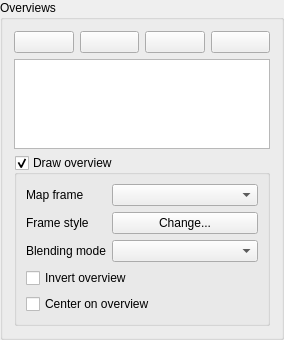
        <widget class="QgsCollapsibleGroupBoxBasic" name="mOverviewsGroupBox">
         <property name="focusPolicy">
          <enum>Qt::StrongFocus</enum>
         </property>
         <property name="title">
          <string>Overviews</string>
         </property>
         <property name="syncGroup" stdset="0">
          <string notr="true">composeritem</string>
         </property>
         <property name="collapsed" stdset="0">
          <bool>true</bool>
         </property>
         <layout class="QVBoxLayout" name="verticalLayout">
          <item>
           <layout class="QHBoxLayout" name="horizontalLayout_9">
            <item>
             <widget class="QPushButton" name="mAddOverviewPushButton">
              <property name="toolTip">
               <string>Add a new overview</string>
              </property>
              <property name="text">
               <string/>
              </property>
              <property name="icon">
               <iconset resource="../../images/images.qrc">
                <normaloff>:/images/themes/default/mActionSignPlus.png</normaloff>:/images/themes/default/mActionSignPlus.png</iconset>
              </property>
             </widget>
            </item>
            <item>
             <widget class="QPushButton" name="mRemoveOverviewPushButton">
              <property name="toolTip">
               <string>Remove selected overview</string>
              </property>
              <property name="text">
               <string/>
              </property>
              <property name="icon">
               <iconset resource="../../images/images.qrc">
                <normaloff>:/images/themes/default/symbologyRemove.png</normaloff>:/images/themes/default/symbologyRemove.png</iconset>
              </property>
             </widget>
            </item>
            <item>
             <widget class="QPushButton" name="mOverviewUpButton">
              <property name="toolTip">
               <string>Move selected overview up</string>
              </property>
              <property name="text">
               <string/>
              </property>
              <property name="icon">
               <iconset resource="../../images/images.qrc">
                <normaloff>:/images/themes/default/mActionArrowUp.png</normaloff>:/images/themes/default/mActionArrowUp.png</iconset>
              </property>
             </widget>
            </item>
            <item>
             <widget class="QPushButton" name="mOverviewDownButton">
              <property name="toolTip">
               <string>Move selected overview down</string>
              </property>
              <property name="text">
               <string/>
              </property>
              <property name="icon">
               <iconset resource="../../images/images.qrc">
                <normaloff>:/images/themes/default/mActionArrowDown.png</normaloff>:/images/themes/default/mActionArrowDown.png</iconset>
              </property>
             </widget>
            </item>
           </layout>
          </item>
          <item>
           <widget class="QListWidget" name="mOverviewListWidget">
            <property name="sizePolicy">
             <sizepolicy hsizetype="Expanding" vsizetype="Expanding">
              <horstretch>0</horstretch>
              <verstretch>0</verstretch>
             </sizepolicy>
            </property>
            <property name="maximumSize">
             <size>
              <width>16777215</width>
              <height>90</height>
             </size>
            </property>
           </widget>
          </item>
          <item>
           <widget class="QgsCollapsibleGroupBoxBasic" name="mOverviewCheckBox">
            <property name="title">
             <string>Draw overview</string>
            </property>
            <property name="checkable">
             <bool>true</bool>
            </property>
            <property name="checked">
             <bool>true</bool>
            </property>
            <property name="syncGroup" stdset="0">
             <string notr="true">composermapoverview</string>
            </property>
            <property name="collapsed" stdset="0">
             <bool>false</bool>
            </property>
            <layout class="QGridLayout" name="gridLayout_8" columnstretch="0,1">
             <item row="0" column="0">
              <widget class="QLabel" name="mOverviewFrameMapLabel">
               <property name="text">
                <string>Map frame</string>
               </property>
              </widget>
             </item>
             <item row="0" column="1">
              <widget class="QComboBox" name="mOverviewFrameMapComboBox"/>
             </item>
             <item row="1" column="0">
              <widget class="QLabel" name="mOverviewFrameStyleLabel">
               <property name="text">
                <string>Frame style</string>
               </property>
              </widget>
             </item>
             <item row="1" column="1">
              <widget class="QPushButton" name="mOverviewFrameStyleButton">
               <property name="text">
                <string>Change...</string>
               </property>
              </widget>
             </item>
             <item row="2" column="0">
              <widget class="QLabel" name="mOverviewBlendModeLabel">
               <property name="text">
                <string>Blending mode</string>
               </property>
              </widget>
             </item>
             <item row="2" column="1">
              <widget class="QgsBlendModeComboBox" name="mOverviewBlendModeComboBox"/>
             </item>
             <item row="3" column="0" colspan="2">
              <widget class="QCheckBox" name="mOverviewInvertCheckbox">
               <property name="text">
                <string>Invert overview</string>
               </property>
              </widget>
             </item>
             <item row="4" column="0" colspan="2">
              <widget class="QCheckBox" name="mOverviewCenterCheckbox">
               <property name="text">
                <string>Center on overview</string>
               </property>
              </widget>
             </item>
            </layout>
           </widget>
          </item>
         </layout>
        </widget>
